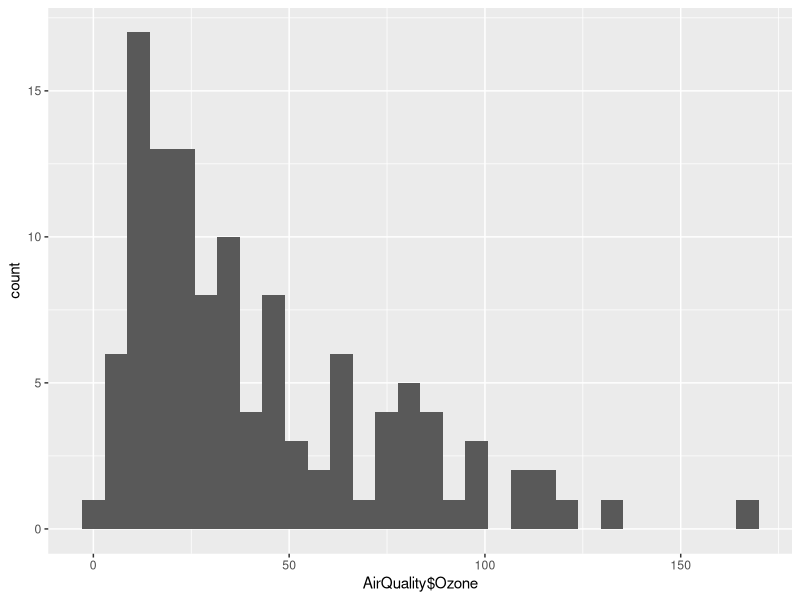
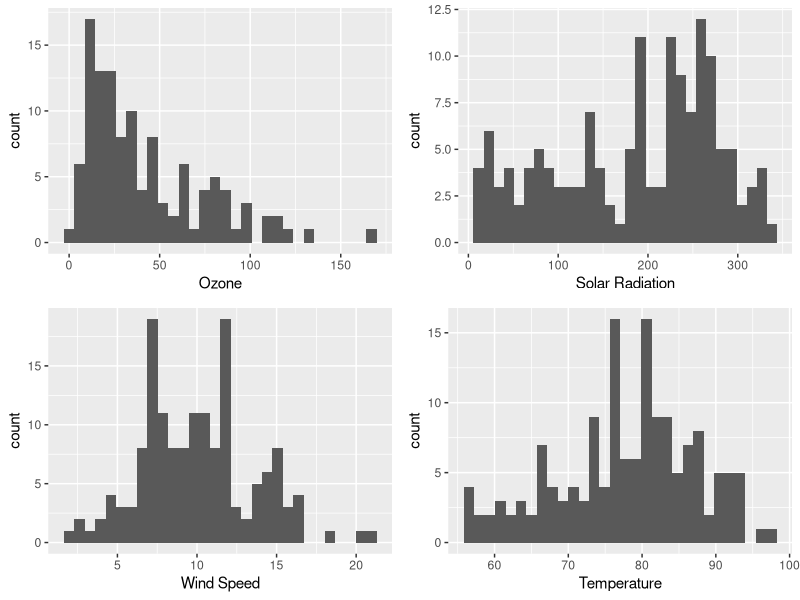
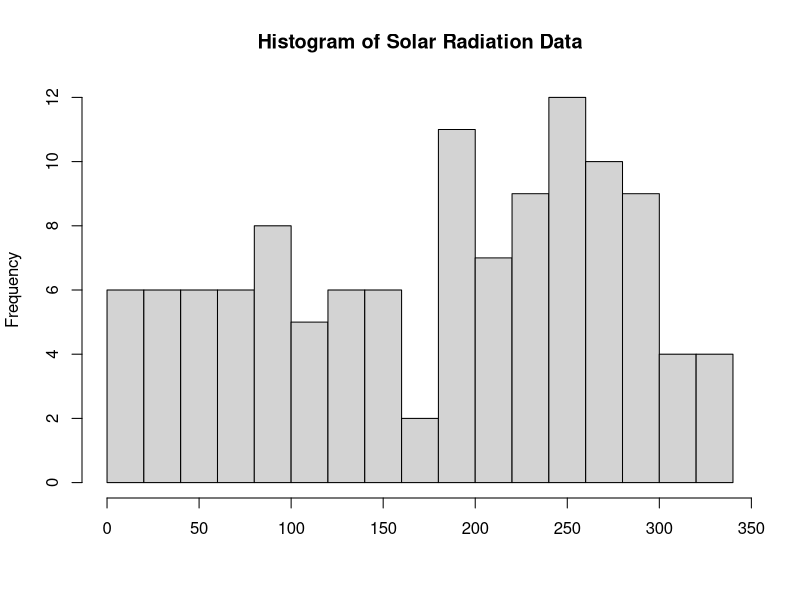
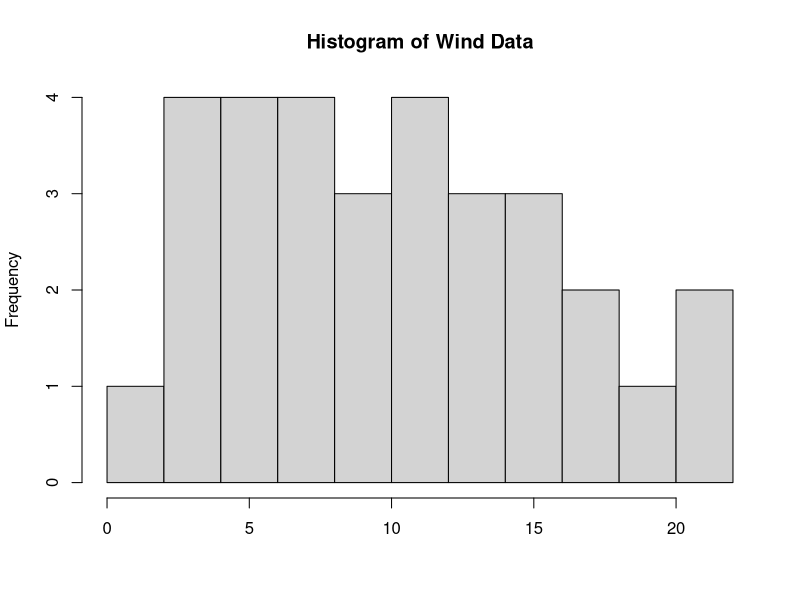
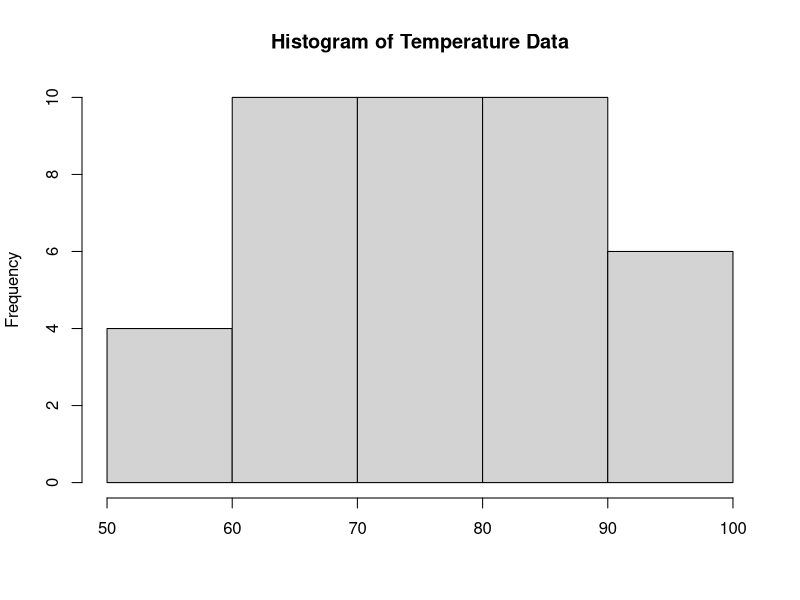

Recreate these plots in R, in order.
## ---- chunk 1

AirQuality <- airquality

head(AirQuality)
str(AirQuality)

AirQuality$Month[!duplicated(AirQuality$Month)]


## ---- chunk 2

library(dplyr)
library(ggplot2)
library(gridExtra)

ggplot(data=AirQuality, aes(AirQuality$Ozone)) +
  geom_histogram()

grid.arrange(
  ggplot(data=AirQuality, aes(AirQuality$Ozone)) +
    geom_histogram()+
    xlab("Ozone"),
  ggplot(data=AirQuality, aes(AirQuality$Solar.R))+
    geom_histogram()+
    xlab("Solar Radiation"),
  ggplot(data=AirQuality, aes(AirQuality$Wind))+
    geom_histogram()+
    xlab("Wind Speed"),
  ggplot(data=AirQuality, aes(AirQuality$Temp))+
    geom_histogram()+
    xlab("Temperature"),
  nrow=2,
  ncol=2)

## ---- chunk 3

hist((AirQuality %>% count(Solar.R))$Solar.R, breaks = 20, main = "Histogram of Solar Radiation Data", xlab = "")

## ---- chunk 4

hist((AirQuality %>% count(Wind))$Wind, breaks = 8, main = "Histogram of Wind Data", xlab = "")

## ---- chunk 5

hist((AirQuality %>% count(Temp))$Temp, breaks = 3, main = "Histogram of Temperature Data", xlab = "")

